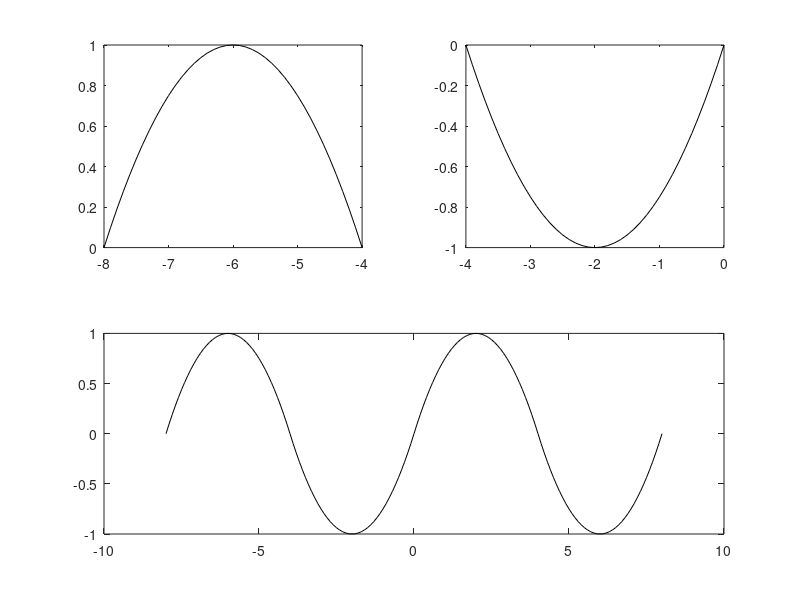

The MATLAB script that drew this image: (Note: this script raises an error after producing the figure.)
%创建一个具有四个区间的单个分段多项式，这些区间在两个二次多项式之间交替。
clc;clear;
 
%显示一个二次多项式在[-8,-4]区间上的结果
subplot(2,2,1)
cc=[-1/4 1 0];
pp1=mkpp([-8 -4],cc);
xx1=-8:0.1:-4;
plot(xx1,ppval(pp1,xx1),'k-')
 
%在[-4,0]区间上的求反
subplot(2,2,2)
pp2=mkpp([-4 0],-cc);
xx2=-4:0.1:0;
plot(xx2,ppval(pp2,xx2),'k-')
 
%将二次多项式扩展到四个区间形成的分段多项式
%显示一阶导数，该导数利用unmkpp分解分段多项式构造而成
subplot(2,1,2)
pp=mkpp([-8 -4 0 4 8],[cc;-cc;cc;-cc]);
xx=-8:0.1:8;
plot(xx,ppval(pp,xx),'k-')
[breaks,coefs,k,d]=unmkpp(pp);
dpp=mkpp(breaks,repmat(k-1:-1:1,d*1,1).*coefs(:,1:k-1),d);
